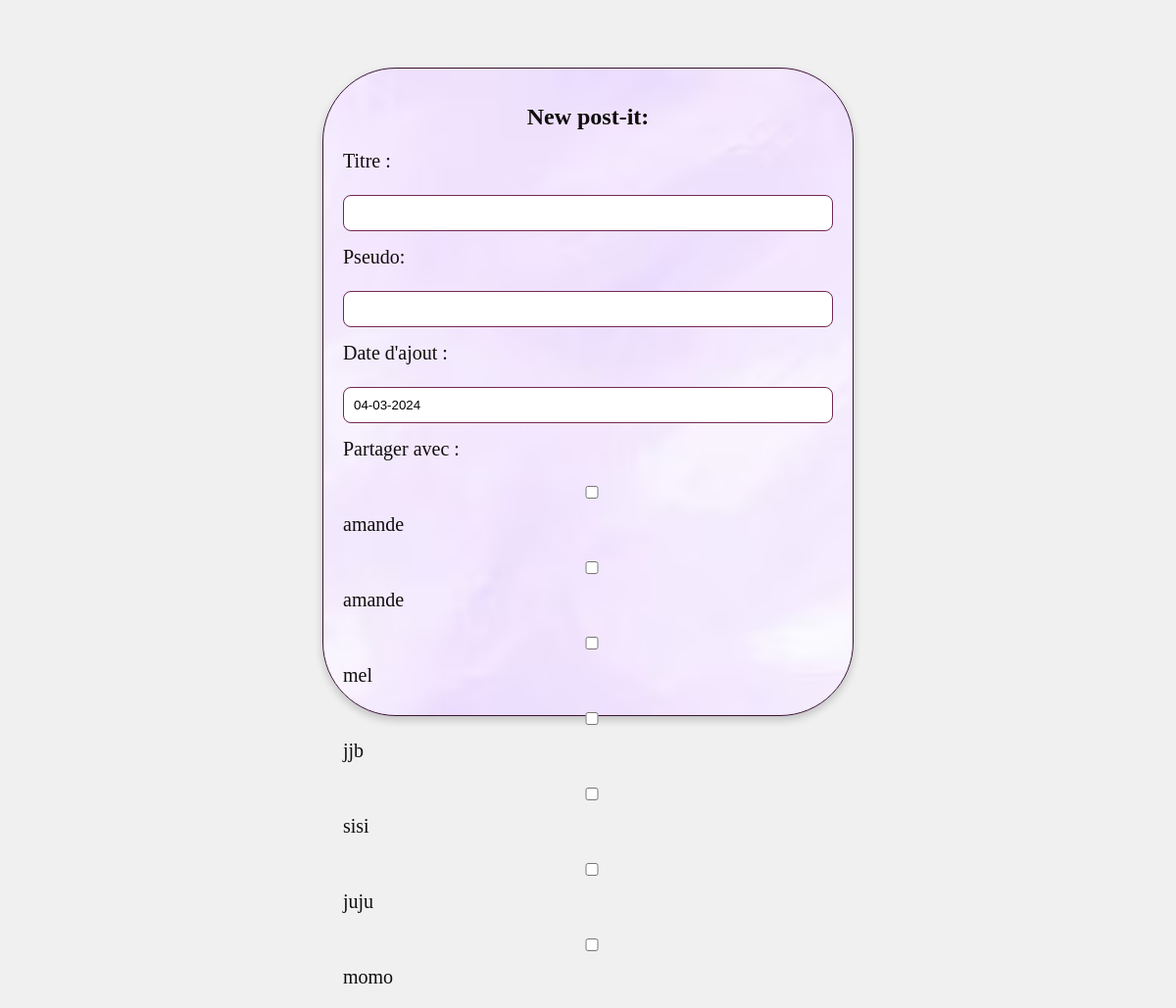
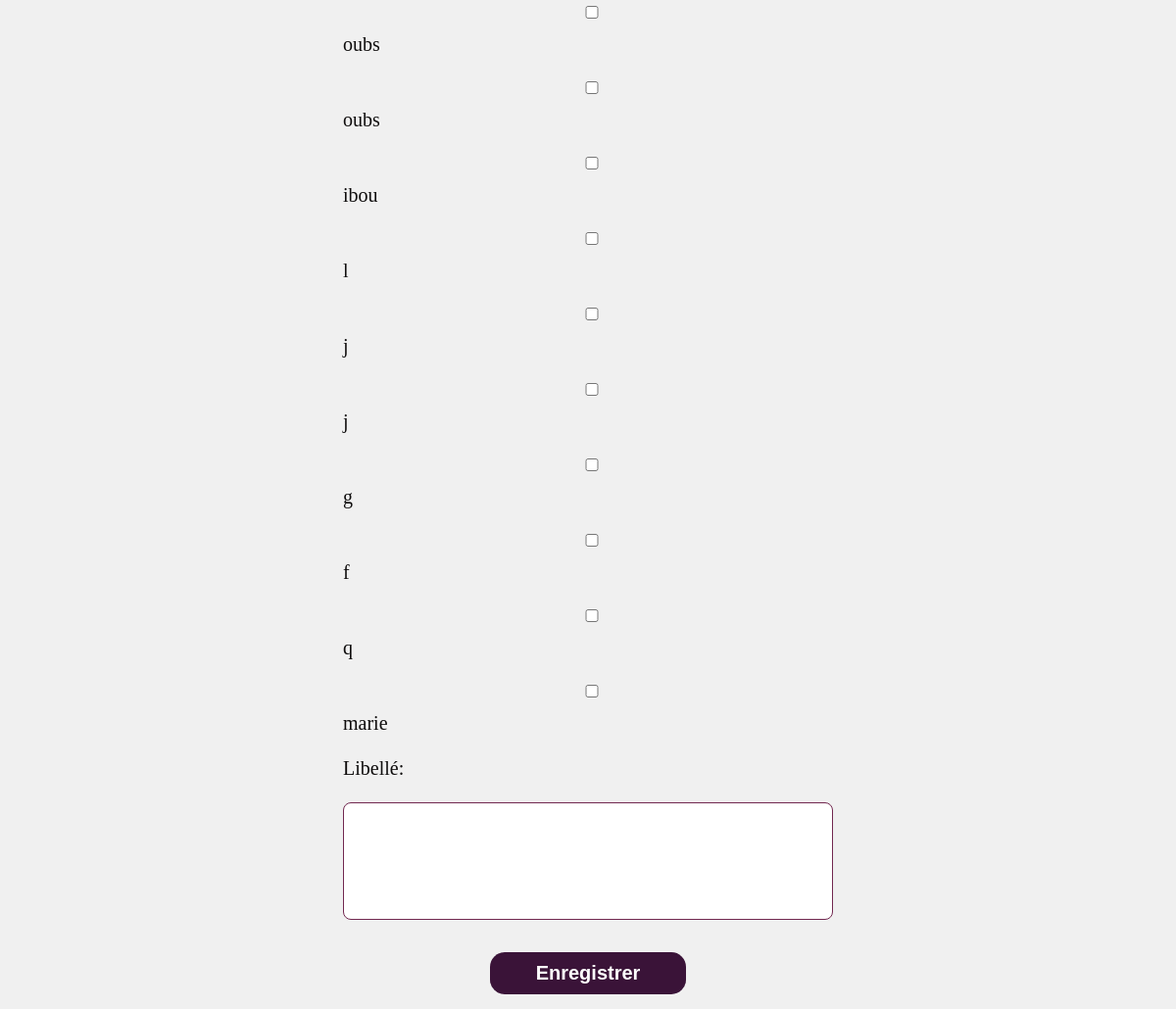
The app's page /vue/postitVue.php with its own data (2 pictures, top to bottom).
### tables this page shows
CREATE TABLE USER (
    IDUSER INTEGER PRIMARY KEY AUTOINCREMENT,
    PSEUDO TEXT NOT NULL,
    NOM TEXT NOT NULL,
    PRENOM TEXT NOT NULL,
    DATEDENAISSANCE TEXT NOT NULL,
    MAIL TEXT NOT NULL,
    MDP TEXT NOT NULL
);

### controleur/ajoutpostitControleur.php (called while the page is built, shortened)
<?php
require_once '../modele/PostitModel.php';
require_once '../vue/postitVue.php';
$postitModel = new PostitModel();
$users = $postitModel->getAllUsers();
?>

### modele/PostitModel.php (called while the page is built, shortened)
<?php
class PostitModel {
    private $db;
    public function __construct() {
        $this->db = new PDO('sqlite:C:/laragon/www/ProjetTER/src/bdd/scrip.sqlite');
    }
    public function getAllUsers() {
        $sql = "SELECT IDUSER, PSEUDO FROM USER";
        $stmt = $this->db->prepare($sql);
        $stmt->execute();
        return $stmt->fetchAll(PDO::FETCH_ASSOC);
    }
}
?>

### vue/postitVue.php (the view, shortened to what this page needs)
<!DOCTYPE html>
<html lang="en">
<head>
    <link rel="stylesheet" href="vue/styles/style2.css">
</head>
<body>
<?php include_once('../controleur/ajoutpostitControleur.php'); ?>
    <div class="d1">
    <h1>New post-it:</h1>
        <div>
        <form action="../controleur/ajoutpostitControleur.php" method="post" class="formulaire">
    <label for="titre">Titre :</label><br>
    <input type="text" id="titre" name="titre" maxlength="150" required>
    <br>
    <label for="pseudo">Pseudo:</label><br>
    <input type="text" id="pseudo" name="pseudo" class="pseudo" required><br>
    <label for="datedecreation">Date d'ajout :</label><br>
    <?php $datedecreation = date('d-m-Y'); ?>
    <input type="text" id="datedecreation" name="datedecreation" value="<?php echo $datedecreation; ?>" readonly>
    <br>
    <label for="users">Partager avec :</label><br>
    <?php foreach ($users as $user) : ?>
        <input type="checkbox" id="user_<?php echo $user['IDUSER']; ?>" name="users[]" value="<?php echo $user['IDUSER']; ?>">
        <label for="user_<?php echo $user['IDUSER']; ?>"><?php echo $user['PSEUDO']; ?></label><br>
    <?php endforeach; ?>
    <label for="libelle">Libellé:</label><br>
    <input type="text" id="libelle" name="libelle" class="libelle" required>
    <br><br>
    <input type="submit" value="Enregistrer">
</form>
        </div>
    </div>
</body>
</html>

### vue/styles/style2.css (style rules this page uses)
body { display: flex; justify-content: center; align-items: center; height: 100vh; margin: 0; background-color: #f0f0f0; }
.d1 { text-align: center; width: 500px; height: 620px; padding: 20px; border: 1px solid #3a1338; border-radius: 75px; box-shadow: 0 4px 8px rgba(0, 0, 0, 0.2); background: url('fondd.png') center center/cover no-repeat; }
.d1 h1 { color: #0f0d0d; font-size: 24px; margin-bottom: 20px; }
label { display: block; margin-bottom: 5px; text-align: left; color: #0f0d0d; font-size: 20px; font-family:'Times New Roman', Times, serif; }
.formulaire { width: 100%; max-width: 800px; margin: 0 auto; }
input { width: 100%; padding: 10px; margin-bottom: 15px; box-sizing: border-box; border: 1px solid #722850; border-radius: 8px; }
input.libelle { height: 120px; }
input[type="submit"] { background-color: #3a1338; color: #fff; cursor: pointer; transition: background-color 0.3s; border: none; width: 200px; border-radius: 15px; font-weight: bold; font-size: 20px; }

### records on screen
user: PSEUDO "amande"
user: PSEUDO "amande"
user: PSEUDO "mel"
user: PSEUDO "jjb"
user: PSEUDO "sisi"
user: PSEUDO "juju"
user: PSEUDO "momo"
user: PSEUDO "oubs"
user: PSEUDO "oubs"
user: PSEUDO "ibou"
user: PSEUDO "l"
user: PSEUDO "j"
user: PSEUDO "j"
user: PSEUDO "g"
user: PSEUDO "f"
user: PSEUDO "q"
user: PSEUDO "marie"
